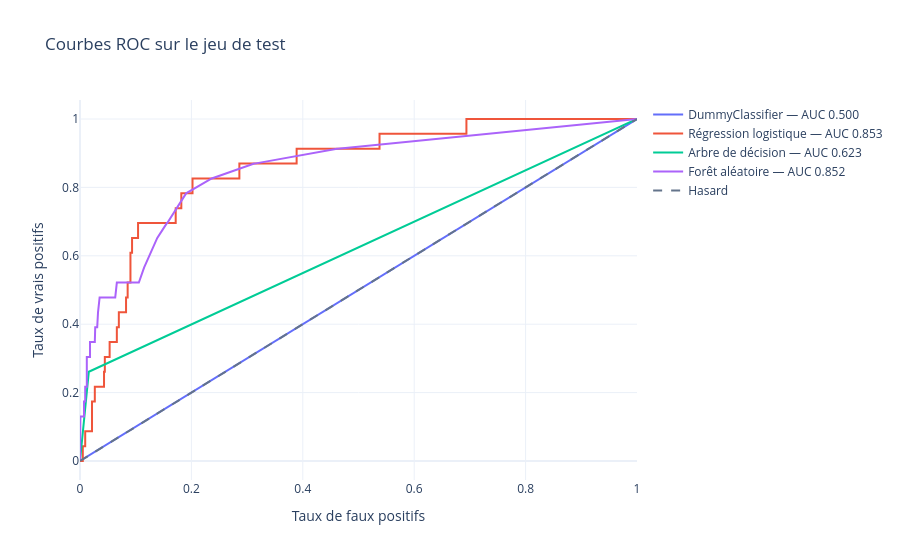

Notebook code for this chart:
### Markdown cell above
## 14. Courbes ROC et Precision–Recall

### Code cell
roc_figure = go.Figure()
for model_name in MODEL_NAMES:
    false_positive_rate, true_positive_rate, _ = roc_curve(
        y_test, test_probabilities[model_name]
    )
    auc_value = test_comparison.loc[
        test_comparison["Modèle"].eq(model_name), "ROC-AUC"
    ].iloc[0]
    roc_figure.add_trace(
        go.Scatter(
            x=false_positive_rate,
            y=true_positive_rate,
            mode="lines",
            name=f"{model_name} — AUC {auc_value:.3f}",
        )
    )
roc_figure.add_trace(
    go.Scatter(
        x=[0, 1],
        y=[0, 1],
        mode="lines",
        line={"dash": "dash", "color": "#64748B"},
        name="Hasard",
    )
)
roc_figure.update_layout(
    title="Courbes ROC sur le jeu de test",
    xaxis_title="Taux de faux positifs",
    yaxis_title="Taux de vrais positifs",
)
roc_figure.show()
